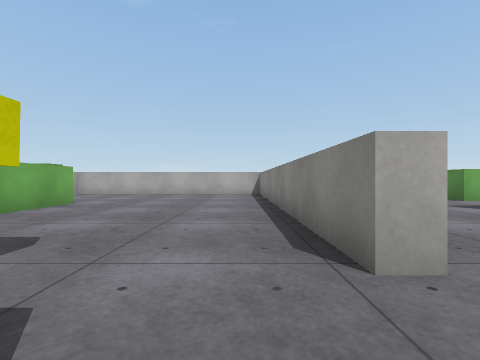
[1] (above)

24 first-person views from a walk through a scene from a Unity 3-D project. The camera is 0.64 m above the floor, looks level and sees 85° across. The floor is counted in squares, 1 m on a side. Each view is taken from the middle of a square. On the plan, view 1 faces up. The plan holds only what a view shows up to about 9 squares ahead; the rest is blank. The player character is not drawn. Surface patterns are stand-ins for the level's own textures.

[2]
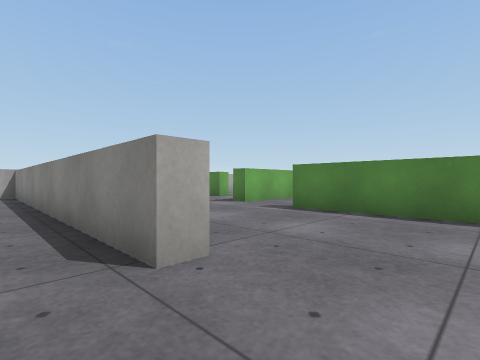

[3]
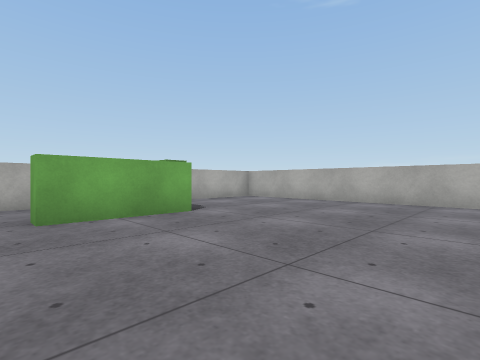

[4]
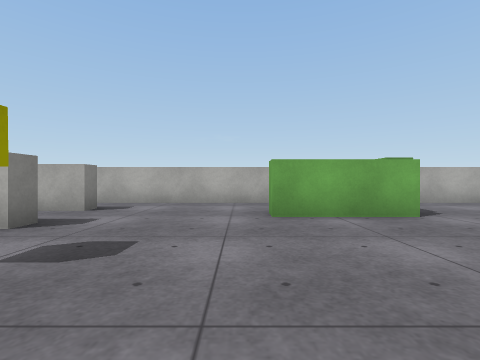

[5]
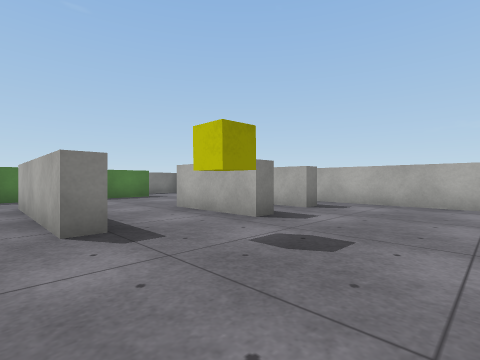

[6]
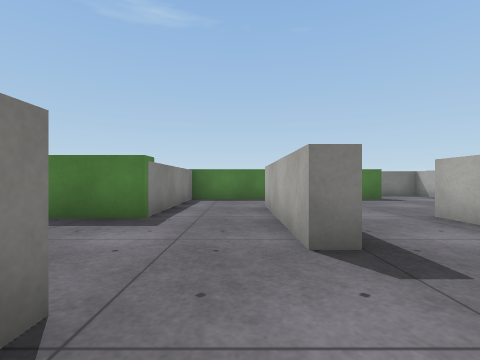

[7]
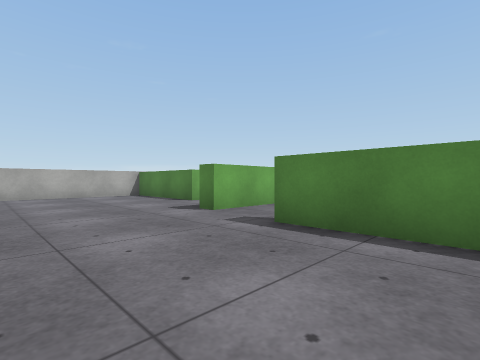

[8]
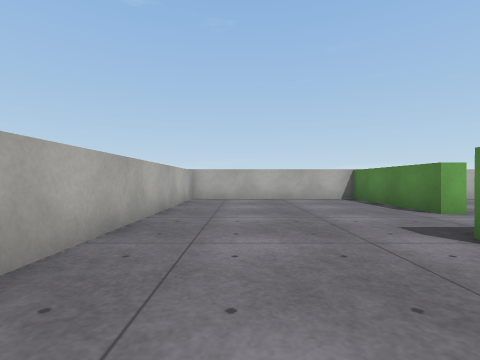

[9]
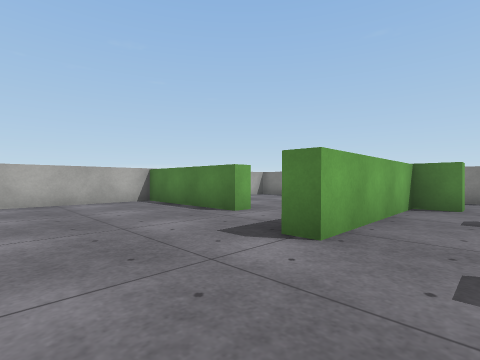

[10]
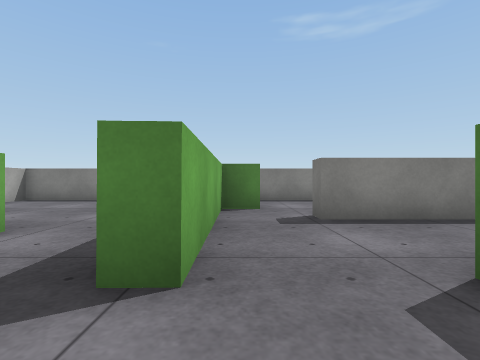

[11]
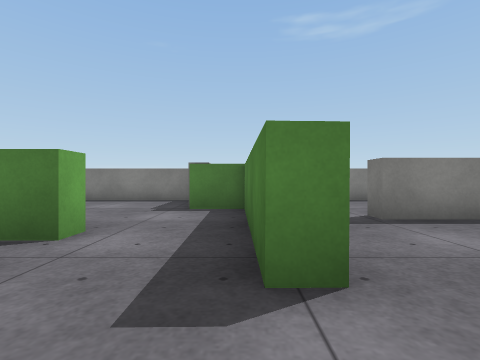

[12]
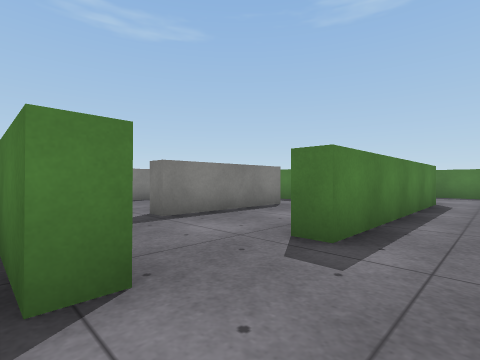

[13]
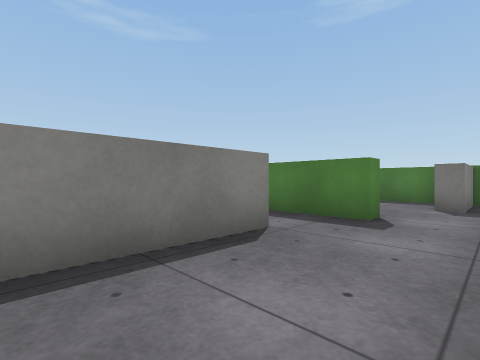

[14]
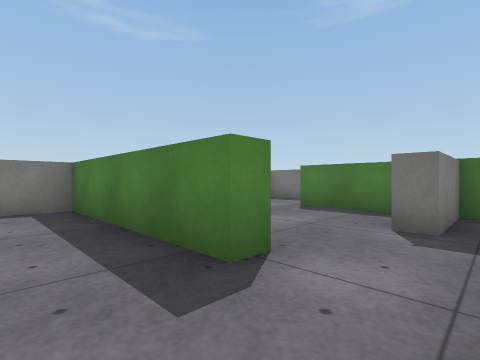

[15]
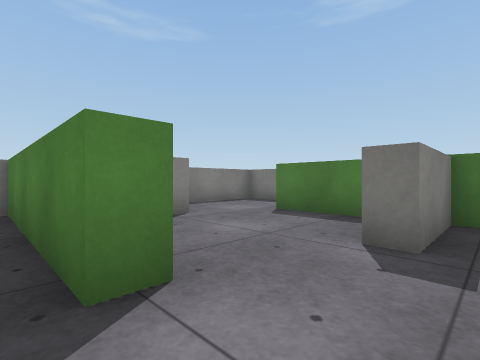

[16]
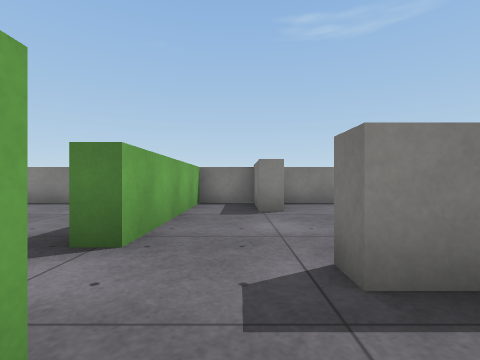

[17]
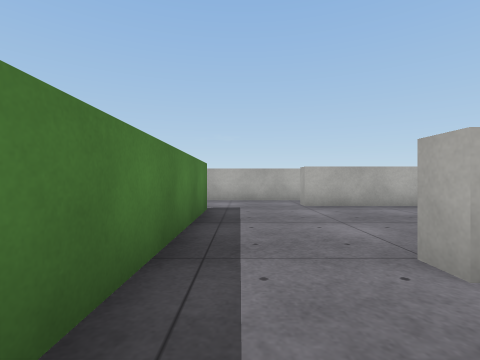

[18]
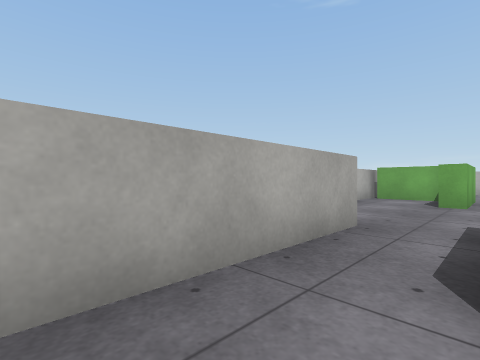

[19]
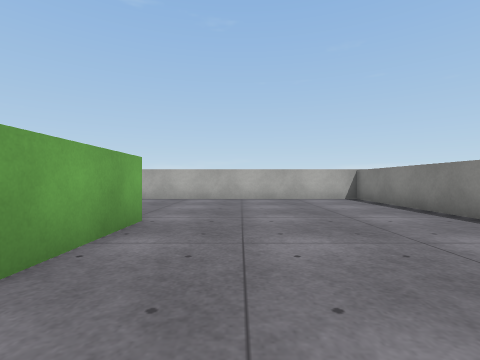

[20]
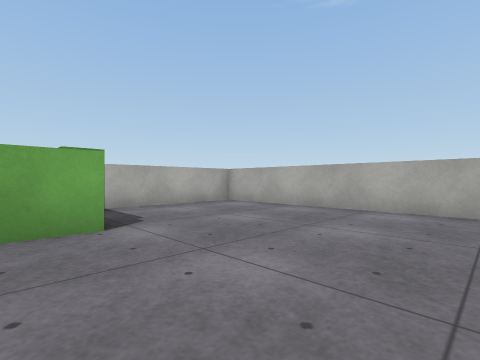

[21]
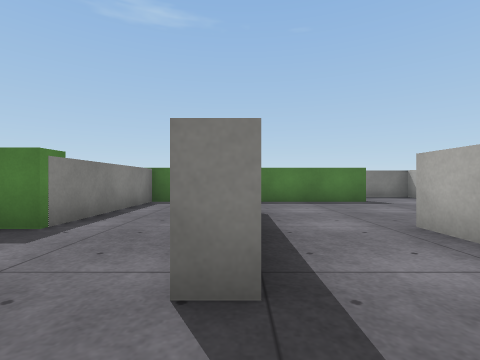

[22]
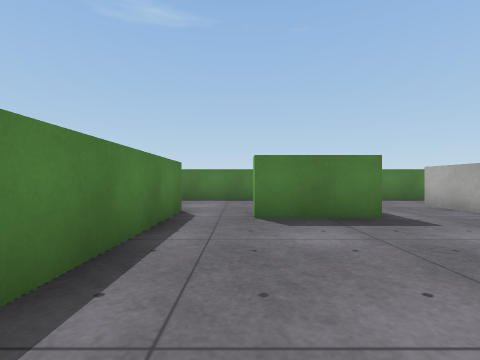

[23]
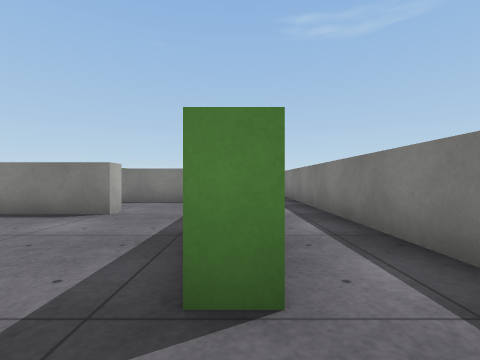

[24]
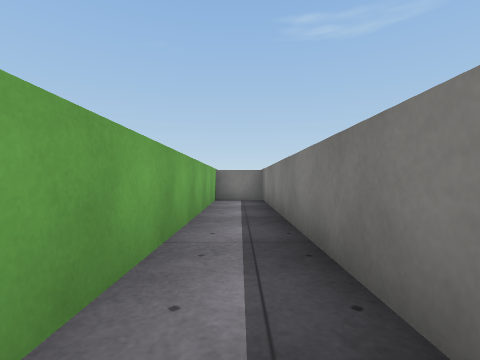

### Floor plan
Points are (right, up) in squares from view 1. A wall is a line through its corners. A room is listed if a view was taken in it or the views show most of it. See-through windows are left out.
Room 1 (views 1, 2, 7, 8, 9, 10, 11, 12, 13, 14, 15, 22)
walls: (1.5, 1.8) (0.9, 1.8); (7.4, 7.9) (6.8, 7.9) (6.8, 11.8) (1.4, 11.8) (1.4, 4.8); (8.6, 5.4) (5.6, 5.3) (5.6, 5.8) (7.6, 5.8); (-0.6, 0.6) (-0.6, -1.4); (8.2, 0.1) (8.2, 3.7); (5.2, -1.5) (5.2, 3.5) (5.8, 3.5); (1.6, -1.4) (3.8, -1.4); (7.5, -1.4) (8.5, -1.4)
ways out: opening at (0, 1) to room 2; opening at (4, -2) to room 3; opening at (6.5, -2) to room 3; opening at (0.5, -2.5) to room 4; opening at (8, -0.5) to room 7; opening at (8, 4.5) to room 7; opening at (7, 7)
Room 2 (views 3, 4, 5, 6, 19, 20, 21)
walls: (-4.5, 7.1) (-4.5, 4.6) (-5.1, 4.6); (-5.2, 6.7) (-7.2, 6.7) (-7.2, 0); (-4, 1) (-3.4, 1); (-1.1, 0.6) (-0.6, 0.6); (0.9, 1.8) (0.9, 11.8) (-7.2, 11.8) (-7.2, 8); (-6, 0.8) (-5.4, 0.8)
ways out: opening at (0, 1) to room 1; opening at (-5, -0.5) to room 5; opening at (-2.5, -0.5) to room 5
objects: yellow cube (-2, 2)
Room 3 (view 16)
walls: (5.2, -2.5) (5.2, -1.5); (3.5, -5.7) (6.5, -5.7) (6.5, -3.7) (7, -3.7); (7.5, -1.9) (7.5, -1.4)
ways out: opening at (4, -2) to room 1; opening at (6.5, -2) to room 1; opening at (7, -3)
Room 4 (view 17)
walls: (-0.6, -1.4) (-0.6, -3.6); (-0.6, -5.7) (1.6, -5.7) (1.6, -1.4)
ways out: opening at (0.5, -2.5) to room 1; opening at (-1, -4.5) to room 5
Room 5 (view 18)
walls: (-0.6, -3.6) (-1.1, -3.6) (-1.1, -1.5); (-4.7, -5.7) (-0.6, -5.7); (-3.4, 1) (-3.4, -1.6); (-7.2, -3) (-7.2, -6.1); (-5.4, 0.8) (-5.4, -3.4) (-5.9, -3.4)
ways out: opening at (-5, -0.5) to room 2; opening at (-2.5, -0.5) to room 2; opening at (-1, -4.5) to room 4; opening at (-5.5, -6) to room 6
Room 6 (views 23, 24)
walls: (-4.1, -7.8) (6.5, -7.8) (6.5, -6.1); (-4.7, -6.2) (-4.7, -5.7); (6.2, -6.2) (-1.2, -6.2)
ways out: opening at (-5.5, -6) to room 5
Room 7 (no view inside)
walls: (12.2, 1.6) (12.2, 4.8); (9.8, 4.5) (9.8, 5.4) (8.6, 5.4); (8.2, 3.7) (8.8, 3.7); (8.5, -1.4) (12.2, -1.4) (12.2, -0.2)
ways out: opening at (8, -0.5) to room 1; opening at (8, 4.5) to room 1

Positions as (right, up) in squares from view 1, and headings:
1: (0, 0), facing up
2: (0, 0), facing up-right
3: (0, 4), facing up-left
4: (0, 4), facing left
5: (0, 4), facing down-left
6: (0, 3), facing down
7: (2, 1), facing up-right
8: (3, 3), facing up
9: (3, 4), facing up-right
10: (4, 5), facing right
11: (4, 6), facing right
12: (4, 6), facing down-right
13: (6, 3), facing down-right
14: (6, 0), facing down-right
15: (6, -1), facing down-right
16: (5, -3), facing right
17: (1, -5), facing left
18: (-4, -3), facing up-left
19: (-3, 3), facing up
20: (-1, 6), facing up-left
21: (-1, 2), facing down
22: (4, 3), facing down
23: (-6, -6), facing right
24: (-2, -7), facing right
